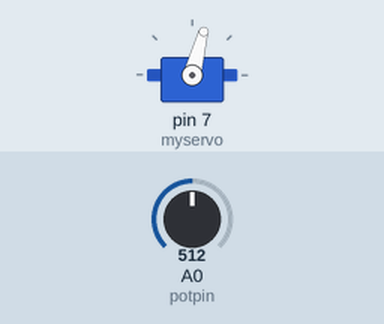
A sketch run on a simulated Arduino Uno, built with avr-gcc and run on an emulated ATmega328P. On the bench: servo. The test bench sets the inputs (shaded band); at power-on: A0 (potpin) = 512.

Above: at 1.2 s.
1.3 s: A0 (potpin) set to 716
At 2.5 s:
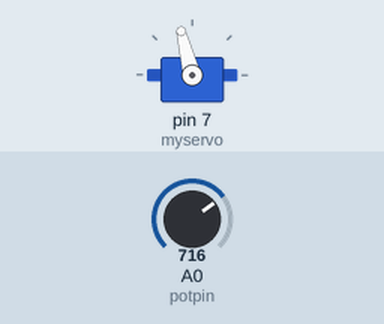
2.8 s: A0 (potpin) set to 900
At 3.6 s:
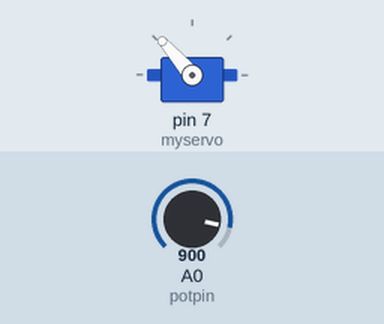
4.3 s: A0 (potpin) set to 1023
At 5.0 s:
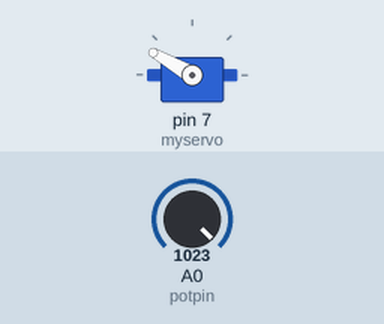
5.8 s: A0 (potpin) set to 306
At 7.0 s:
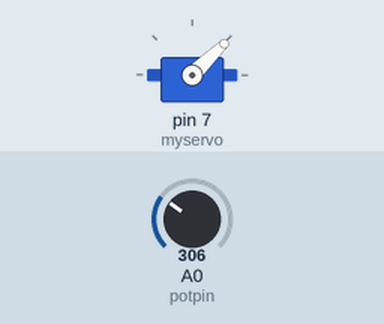
7.3 s: A0 (potpin) set to 122
At 8.5 s:
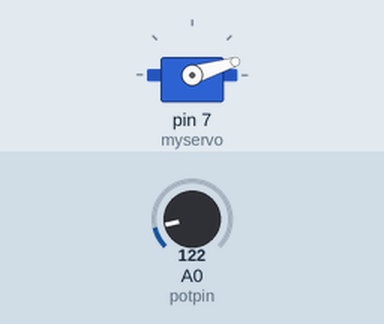
Timing chart, 0 to 9.8 s (numbered marks = the images above; inputs shaded):
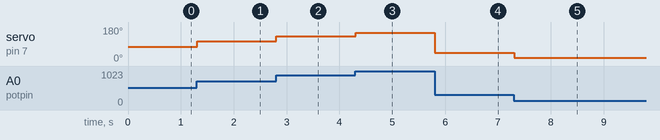

Measured:
- after the input at 1.3 s, servo on pin 7 (myservo): 75° → 104° at once
- after the input at 2.8 s, servo on pin 7 (myservo): 104° → 131° at once
- after the input at 4.3 s, servo on pin 7 (myservo): 131° → 150° at once
- after the input at 5.8 s, servo on pin 7 (myservo): 150° → 44° at once
- after the input at 7.3 s, servo on pin 7 (myservo): 44° → 17° at once

The sketch:

Servo.ino
```cpp
// Project 7- second half Yasmin
// work with Servo

#include <Servo.h>

Servo myservo;  // create Servo object to control a servo
int potpin = A0;  // analog pin used to connect the potentiometer
int val;    // variable to read the value from the analog pin

void setup() {
  // put your setup code here, to run once:

  myservo.attach(7);  // attaches the servo on pin 9 to the Servo object
}

void loop() {
  // put your main code here, to run repeatedly:
  val = analogRead(potpin);            // reads the value of the potentiometer (value between 0 and 1023)
  val = map(val, 0, 1023, 0, 150);     // scale it for use with the servo (value between 0 and 180)
  myservo.write(val);                  // sets the servo position according to the scaled value
  delay(15);                           // waits for the servo to get there
}
```
